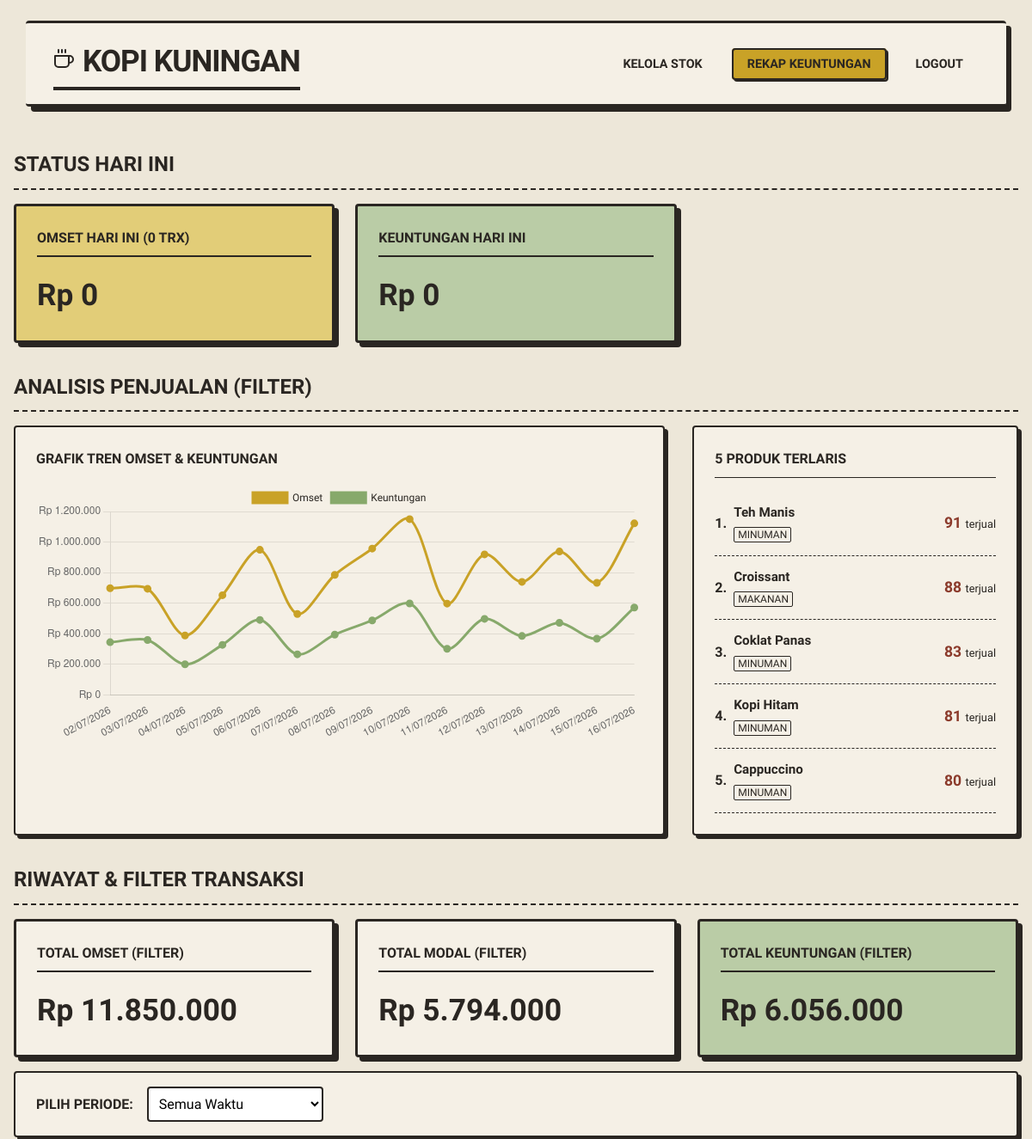
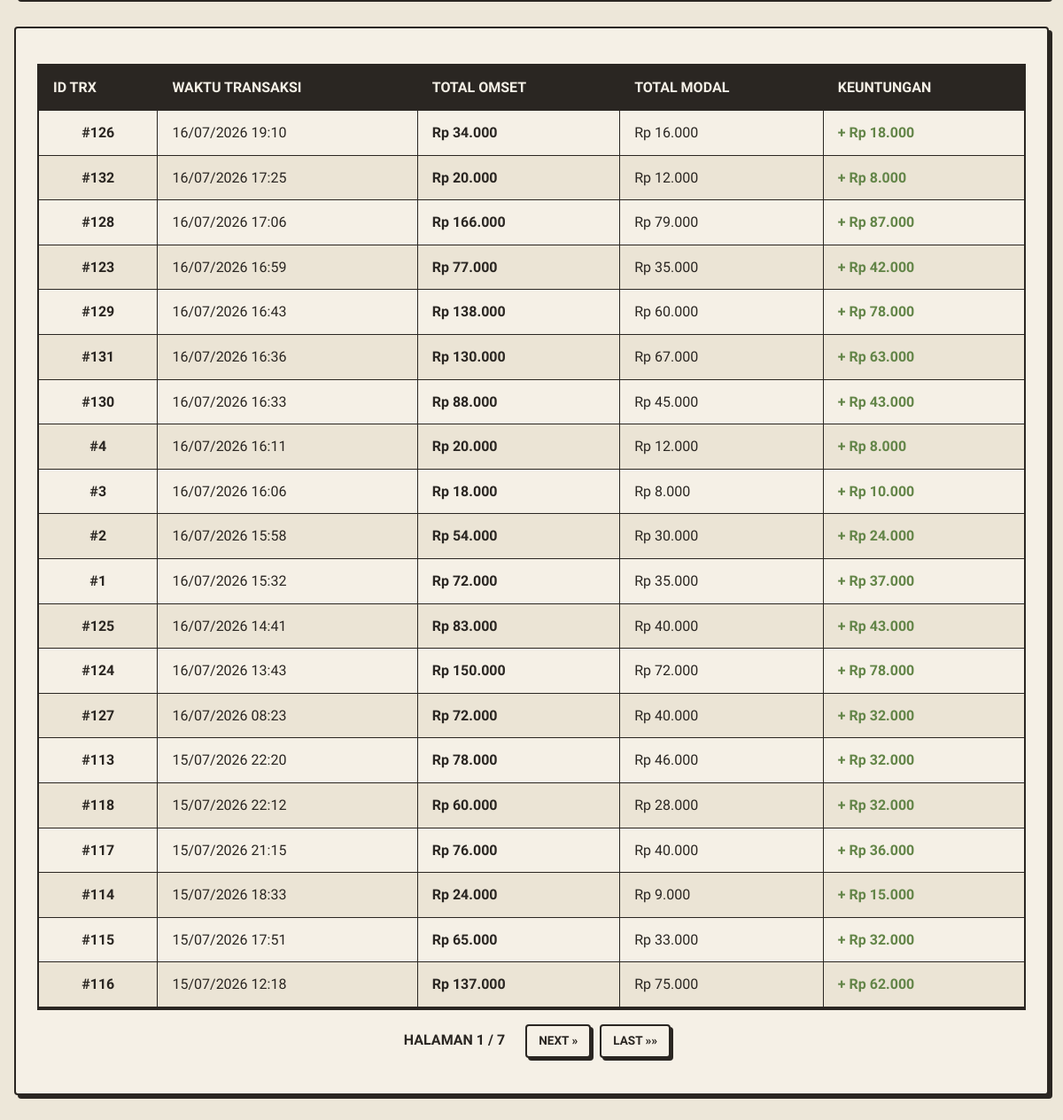
The page /rekap.php (signed in) on the database its author committed (2 pictures, top to bottom).
### tables this page shows
CREATE TABLE `transaksi` (
  `id` int(11) NOT NULL AUTO_INCREMENT,
  `tanggal` datetime NOT NULL,
  `total_jual` int(11) NOT NULL,
  `total_modal` int(11) NOT NULL,
  PRIMARY KEY (`id`)
);

### rekap.php (the view, shortened to what this page needs)
<?php
require 'config.php';
$stmt_today = $pdo->prepare("SELECT COUNT(*) as jumlah_transaksi, SUM(total_jual) as total_rupiah, SUM(total_jual - total_modal) as total_keuntungan FROM transaksi WHERE DATE(tanggal) = CURDATE()");
$stmt_today->execute();
$today_stats = $stmt_today->fetch();
$jumlah_transaksi = $today_stats['jumlah_transaksi'] ?: 0;
$total_rupiah_hari_ini = $today_stats['total_rupiah'] ?: 0;
$total_keuntungan_hari_ini = $today_stats['total_keuntungan'] ?: 0;
$filter_jenis = isset($_GET['filter']) ? $_GET['filter'] : 'semua';
$query_where = "";
$params = [];
$stmt = $pdo->prepare("SELECT * FROM transaksi $query_where ORDER BY tanggal DESC");
$stmt->execute($params);
$transaksi_list = $stmt->fetchAll();
$total_penjualan_filter = 0;
$total_modal_filter = 0;
foreach ($transaksi_list as $t) {
    $total_penjualan_filter += $t['total_jual'];
    $total_modal_filter += $t['total_modal'];
}
$total_keuntungan_filter = $total_penjualan_filter - $total_modal_filter;
$stmt_chart = $pdo->prepare("SELECT DATE(tanggal) as tgl, SUM(total_jual) as omset, SUM(total_jual - total_modal) as untung FROM transaksi $query_where GROUP BY DATE(tanggal) ORDER BY tgl ASC");
$stmt_chart->execute($params);
$chart_data = $stmt_chart->fetchAll();
$chart_labels = [];
$chart_omset = [];
$chart_untung = [];
foreach($chart_data as $row) {
    $chart_labels[] = date('d/m/Y', strtotime($row['tgl']));
    $chart_omset[] = $row['omset'];
    $chart_untung[] = $row['untung'];
}
$query_where_top = str_replace('tanggal', 't.tanggal', $query_where);
$stmt_top = $pdo->prepare("
    SELECT p.nama, p.kategori, SUM(td.qty) as total_terjual
    FROM transaksi_detail td
    JOIN produk p ON td.produk_id = p.id
    JOIN transaksi t ON td.transaksi_id = t.id
    $query_where_top
    GROUP BY p.id
    ORDER BY total_terjual DESC
    LIMIT 5
");
$stmt_top->execute($params);
$top_products = $stmt_top->fetchAll();
?>
<!DOCTYPE html>
<html lang="id">
<head>
    <link rel="stylesheet" href="assets/style.css">
</head>
<body>
<?php include 'includes/navbar.php'; ?>
<div class="container">
    <h2 class="mb-1" style="color: var(--text-main); border-bottom: 2px dashed var(--border-color); padding-bottom: 0.5rem; font-size: 1.5rem;">STATUS HARI INI</h2>
    <div class="dashboard-cards" style="margin-bottom: 2rem;">
        <div class="dash-card omset">
            <h4>Omset Hari Ini (<?= $jumlah_transaksi ?> Trx)</h4>
            <div class="h2">Rp <?= number_format($total_rupiah_hari_ini, 0, ',', '.') ?></div>
        </div>
        <div class="dash-card success">
            <h4>Keuntungan Hari Ini</h4>
            <div class="h2">Rp <?= number_format($total_keuntungan_hari_ini, 0, ',', '.') ?></div>
        </div>
    </div>
    <h2 class="mb-1 mt-2" style="color: var(--text-main); border-bottom: 2px dashed var(--border-color); padding-bottom: 0.5rem; font-size: 1.5rem;">ANALISIS PENJUALAN (FILTER)</h2>
    <div style="display: flex; flex-wrap: wrap; gap: 2rem; margin-bottom: 2rem; align-items: stretch;">
        <div style="flex: 2; min-width: 300px;">
            <div class="card card-table" style="height: 100%; padding: 1.5rem; margin-bottom: 0;">
                <h4 style="margin-bottom: 1rem; font-family: var(--font-mono); color: var(--text-main); text-transform: uppercase;">Grafik Tren Omset & Keuntungan</h4>
                <?php if(empty($chart_labels)): ?>
                    <div style="text-align: center; color: var(--text-muted); padding: 3rem 0; font-family: var(--font-sans);">
                        Belum ada data untuk ditampilkan pada periode ini.
                    </div>
                <?php else: ?>
                    <div style="position: relative; height: 300px; width: 100%;">
                        <canvas id="salesChart"></canvas>
                    </div>
                <?php endif; ?>
            </div>
        </div>
        <div style="flex: 1; min-width: 280px;">
            <div class="card card-table" style="height: 100%; padding: 1.5rem; margin-bottom: 0;">
                <h4 style="margin-bottom: 1rem; font-family: var(--font-mono); color: var(--text-main); border-bottom: 1px solid var(--border-color); padding-bottom: 0.5rem; text-transform: uppercase;">5 Produk Terlaris</h4>
                <?php if(empty($top_products)): ?>
                    <div style="text-align: center; color: var(--text-muted); padding: 2rem 0; font-family: var(--font-sans);">
                        Belum ada penjualan.
                    </div>
                <?php else: ?>
                    <ul style="list-style: none; padding: 0; margin: 0;">
                        <?php $no = 1; foreach($top_products as $tp): ?>
                        <li style="display: flex; justify-content: space-between; align-items: center; padding: 0.75rem 0; border-bottom: 1px dashed var(--border-color);">
                            <div style="display: flex; align-items: center; gap: 0.5rem;">
                                <strong style="font-family: var(--font-mono);"><?= $no++ ?>.</strong>
                                <div>
                                    <div style="font-family: var(--font-mono); font-size: 0.95rem; font-weight: bold;"><?= htmlspecialchars($tp['nama']) ?></div>
                                    <span style="font-size: 0.75rem; background: var(--surface); border: 1px solid var(--border-color); padding: 1px 4px; border-radius: 2px; text-transform: uppercase;"><?= htmlspecialchars($tp['kategori']) ?></span>
                                </div>
                            </div>
                            <div style="font-weight: bold; color: var(--accent-secondary); font-size: 1.1rem;"><?= $tp['total_terjual'] ?> <span style="font-size: 0.8rem; font-weight: normal; color: var(--text-main);">terjual</span></div>
                        </li>
                        <?php endforeach; ?>
                    </ul>
                <?php endif; ?>
            </div>
        </div>
    </div>
    <h2 id="filter-result" class="mb-1 mt-2" style="color: var(--text-main); border-bottom: 2px dashed var(--border-color); padding-bottom: 0.5rem; font-size: 1.5rem;">RIWAYAT & FILTER TRANSAKSI</h2>
    <div class="dashboard-cards" style="margin-bottom: 1rem;">
        <div class="dash-card">
            <h4>Total Omset (Filter)</h4>
            <div class="h2">Rp <?= number_format($total_penjualan_filter, 0, ',', '.') ?></div>
        </div>
        <div class="dash-card" style="background-color: var(--surface);">
            <h4>Total Modal (Filter)</h4>
            <div class="h2">Rp <?= number_format($total_modal_filter, 0, ',', '.') ?></div>
        </div>
        <div class="dash-card success">
            <h4>Total Keuntungan (Filter)</h4>
            <div class="h2">Rp <?= number_format($total_keuntungan_filter, 0, ',', '.') ?></div>
        </div>
    </div>
    <div id="riwayat" class="card card-table mb-2" style="padding: 1rem 1.5rem;">
        <form id="filterForm" method="GET" action="rekap.php" class="d-flex align-items-center gap-2" style="flex-wrap: wrap;">
            <div style="font-family: var(--font-mono); font-weight: 700;">PILIH PERIODE:</div>
            <select name="filter" class="form-control" style="width: auto; padding: 0.5rem;" onchange="submitFilterForm()">
                <option value="semua" <?= $filter_jenis == 'semua' ? 'selected' : '' ?>>Semua Waktu</option>
            </select>
        </form>
    </div>
    <div class="card card-table">
        <div class="table-responsive">
            <table>
                <thead>
                    <tr>
                        <th>ID TRX</th>
                        <th>WAKTU TRANSAKSI</th>
                        <th>TOTAL OMSET</th>
                        <th>TOTAL MODAL</th>
                        <th>KEUNTUNGAN</th>
                    </tr>
                </thead>
                <tbody>
                    <?php
                    $limit_display = 20;
                    $total_records = count($transaksi_list);
                    $total_pages = ceil($total_records / $limit_display);
                    $current_page = isset($_GET['page']) ? (int)$_GET['page'] : 1;
                    $offset = ($current_page - 1) * $limit_display;
                    $displayed_list = array_slice($transaksi_list, $offset, $limit_display);
                    foreach($displayed_list as $t):
                        $keuntungan = $t['total_jual'] - $t['total_modal'];
                    ?>
                    <tr>
                        <td style="font-weight: bold; text-align: center;">#<?= $t['id'] ?></td>
                        <td><?= date('d/m/Y H:i', strtotime($t['tanggal'])) ?></td>
                        <td style="font-weight: 600;">Rp <?= number_format($t['total_jual'], 0, ',', '.') ?></td>
                        <td>Rp <?= number_format($t['total_modal'], 0, ',', '.') ?></td>
                        <td style="color: #638548; font-weight: bold;">+ Rp <?= number_format($keuntungan, 0, ',', '.') ?></td>
                    </tr>
                    <?php endforeach; ?>
                </tbody>
            </table>
        </div>
        <?php if($total_pages > 1): ?>
        <div style="padding: 1rem; text-align: center; border-top: 2px solid var(--border-color); background: var(--surface);">
            <?php
            $query_params = $_GET;
            unset($query_params['page']);
            $base_url = "rekap.php?" . http_build_query($query_params);
            ?>
            <span style="font-family: var(--font-mono); font-weight: bold; margin: 0 1rem; color: var(--text-main);">
                HALAMAN <?= $current_page ?> / <?= $total_pages ?>
            </span>
            <?php if($current_page < $total_pages): ?>
                <a href="<?= $base_url ?>&page=<?= $current_page + 1 ?>#filter-result" class="btn" style="padding: 0.4rem 0.8rem; margin: 0 0.2rem; font-size: 0.85rem;" title="Halaman Selanjutnya">NEXT &raquo;</a>
                <a href="<?= $base_url ?>&page=<?= $total_pages ?>#filter-result" class="btn" style="padding: 0.4rem 0.8rem; margin: 0 0.2rem; font-size: 0.85rem;" title="Halaman Terakhir">LAST &raquo;&raquo;</a>
            <?php endif; ?>
        </div>
        <?php endif; ?>
    </div>
</div>
<?php if(!empty($chart_labels)): ?>
<script>
    const ctx = document.getElementById('salesChart').getContext('2d');
    new Chart(ctx, {
        type: 'line',
        data: {
            labels: <?= json_encode($chart_labels) ?>,
            datasets: [
                {
                    label: 'Omset',
                    data: <?= json_encode($chart_omset) ?>,
                    borderColor: '#C9A227',
                    backgroundColor: '#C9A227',
                    borderWidth: 3,
                    tension: 0.3
                },
                {
                    label: 'Keuntungan',
                    data: <?= json_encode($chart_untung) ?>,
                    borderColor: '#87A96B', // hijau tema
                    backgroundColor: '#87A96B',
                    borderWidth: 3,
                    tension: 0.3
                }
            ]
        },
        options: {
            responsive: true,
            maintainAspectRatio: false,
            scales: {
                y: {
                    beginAtZero: true,
                    ticks: {
                        callback: function(value) {
                            return 'Rp ' + value.toLocaleString('id-ID');
                        }
                    },
                    grid: { color: 'rgba(42, 38, 34, 0.1)' }
                },
                x: {
                    grid: { display: false }
                }
            },
            plugins: {
                tooltip: {
                    callbacks: {
                        label: function(context) {
                            return context.dataset.label + ': Rp ' + context.raw.toLocaleString('id-ID');
                        }
                    }
                },
                legend: {
                    labels: {
                        font: { family: 'Courier Prime' },
                        color: '#2A2622'
                    }
                }
            }
        }
    });
</script>
<?php endif; ?>
</body>
</html>

### assets/style.css (style rules this page uses)
:root { --bg-main: #EDE7D9; --accent-primary: #C9A227; --accent-secondary: #8B3A2B; --surface: #F5F0E6; --text-main: #2A2622; --border-color: #2A2622; --font-mono: 'Courier Prime', monospace; --font-sans: 'Work Sans', sans-serif; }
* { margin: 0; padding: 0; box-sizing: border-box; }
body { background-color: var(--bg-main); color: var(--text-main); font-family: var(--font-sans); line-height: 1.6; }
h1, h2, h3, h4, h5, h6 { font-family: var(--font-mono); color: var(--text-main); }
.container { max-width: 1200px; margin: 3rem auto; padding: 0 1rem; }
.card { background-color: var(--surface); border: 2px solid var(--border-color); border-radius: 4px; box-shadow: 4px 4px 0 var(--border-color); }
.card-table { padding: 1.5rem; margin-bottom: 1.5rem; }
.btn { display: inline-block; font-family: var(--font-mono); font-weight: 700; text-transform: uppercase; text-align: center; text-decoration: none; border: 2px solid var(--border-color); border-radius: 4px; padding: 0.6rem 1rem; cursor: pointer; box-shadow: 3px 3px 0 var(--border-color); color: var(--text-main); background-color: var(--surface); transition: transform 0.1s, box-shadow 0.1s; font-size: 0.9rem; }
.table-responsive { overflow-x: auto; }
table { width: 100%; border-collapse: collapse; font-family: var(--font-mono); margin-top: 1rem; border: 2px solid var(--border-color); }
table th, table td { padding: 0.75rem 1rem; text-align: left; border: 1px solid var(--border-color); }
table th { background-color: var(--text-main); color: var(--surface); text-transform: uppercase; }
table tbody tr { background-color: var(--surface); }
table tbody tr:nth-child(even) { background-color: #EBE4D5; }
.form-control { width: 100%; padding: 0.75rem; border: 2px solid var(--border-color); border-radius: 4px; font-family: var(--font-sans); font-size: 1rem; background-color: #FFF; box-shadow: inset 2px 2px 0 rgba(0,0,0,0.05); }
.dashboard-cards { display: grid; grid-template-columns: repeat(3, 1fr); gap: 1.5rem; margin-bottom: 2rem; }
.dash-card { background-color: var(--surface); border: 3px solid var(--border-color); padding: 1.5rem; border-radius: 4px; box-shadow: 5px 5px 0 var(--border-color); }
.dash-card h4 { font-family: var(--font-mono); text-transform: uppercase; font-size: 1rem; border-bottom: 2px solid var(--text-main); padding-bottom: 0.5rem; margin-bottom: 1rem; }
.dash-card .h2 { font-family: var(--font-mono); font-size: 2.2rem; font-weight: 700; }
.dash-card.omset { background-color: #E2CD78; }
.dash-card.success { background-color: #BACCA6; }
.d-flex { display: flex; }
.align-items-center { align-items: center; }
.mb-1 { margin-bottom: 1rem; }
.mb-2 { margin-bottom: 2rem; }
.mt-2 { margin-top: 2rem; }
.gap-2 { gap: 1rem; }

### rows shown on the page
transaksi: id "126", tanggal "16/07/2026 19:10", total_jual "34.000", total_modal "16.000", keuntungan "18.000"
transaksi: id "132", tanggal "16/07/2026 17:25", total_jual "20.000", total_modal "12.000", keuntungan "8.000"
transaksi: id "128", tanggal "16/07/2026 17:06", total_jual "166.000", total_modal "79.000", keuntungan "87.000"
transaksi: id "123", tanggal "16/07/2026 16:59", total_jual "77.000", total_modal "35.000", keuntungan "42.000"
transaksi: id "129", tanggal "16/07/2026 16:43", total_jual "138.000", total_modal "60.000", keuntungan "78.000"
transaksi: id "131", tanggal "16/07/2026 16:36", total_jual "130.000", total_modal "67.000", keuntungan "63.000"
transaksi: id "130", tanggal "16/07/2026 16:33", total_jual "88.000", total_modal "45.000", keuntungan "43.000"
transaksi: id "4", tanggal "16/07/2026 16:11", total_jual "20.000", total_modal "12.000", keuntungan "8.000"
transaksi: id "3", tanggal "16/07/2026 16:06", total_jual "18.000", total_modal "8.000", keuntungan "10.000"
transaksi: id "2", tanggal "16/07/2026 15:58", total_jual "54.000", total_modal "30.000", keuntungan "24.000"
transaksi: id "1", tanggal "16/07/2026 15:32", total_jual "72.000", total_modal "35.000", keuntungan "37.000"
transaksi: id "125", tanggal "16/07/2026 14:41", total_jual "83.000", total_modal "40.000", keuntungan "43.000"
transaksi: id "124", tanggal "16/07/2026 13:43", total_jual "150.000", total_modal "72.000", keuntungan "78.000"
transaksi: id "127", tanggal "16/07/2026 08:23", total_jual "72.000", total_modal "40.000", keuntungan "32.000"
transaksi: id "113", tanggal "15/07/2026 22:20", total_jual "78.000", total_modal "46.000", keuntungan "32.000"
transaksi: id "118", tanggal "15/07/2026 22:12", total_jual "60.000", total_modal "28.000", keuntungan "32.000"
transaksi: id "117", tanggal "15/07/2026 21:15", total_jual "76.000", total_modal "40.000", keuntungan "36.000"
transaksi: id "114", tanggal "15/07/2026 18:33", total_jual "24.000", total_modal "9.000", keuntungan "15.000"
transaksi: id "115", tanggal "15/07/2026 17:51", total_jual "65.000", total_modal "33.000", keuntungan "32.000"
transaksi: id "116", tanggal "15/07/2026 12:18", total_jual "137.000", total_modal "75.000", keuntungan "62.000"

### other values the page prints
$jumlah_transaksi "0"
$total_rupiah_hari_ini "0"
$total_keuntungan_hari_ini "0"
$tp['nama'] "Teh Manis"
$tp['kategori'] "MINUMAN"
$tp['total_terjual'] "91"
$tp['nama'] "Croissant"
$tp['kategori'] "MAKANAN"
$tp['total_terjual'] "88"
$tp['nama'] "Coklat Panas"
$tp['total_terjual'] "83"
$tp['nama'] "Kopi Hitam"
$tp['total_terjual'] "81"
$tp['nama'] "Cappuccino"
$tp['total_terjual'] "80"
